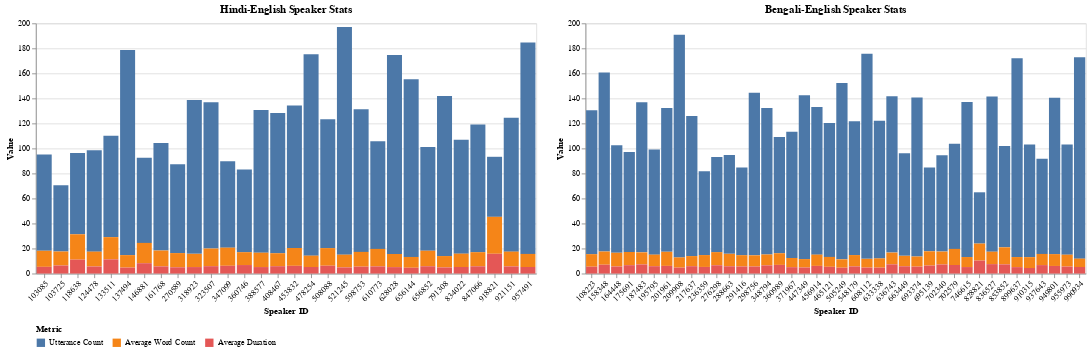

This figure's notebook cell:
### Code cell
def plot_summary(data, title_text):
    chart = alt.Chart(data).mark_bar().encode(
        x=alt.X("speaker_id:N", title="Speaker ID", axis=alt.Axis(labelAngle=-45)), 
        y=alt.Y("Value:Q"),
        color=alt.Color(
            "Metric:N", 
            title="Metric",
            scale=alt.Scale(domain=["Utterance Count", "Average Word Count", "Average Duration"]),
            legend=alt.Legend(
                orient="bottom",               # Put legend at the bottom
                direction="horizontal",       # Make legend horizontal
                titleOrient="top",            # Put legend title on top
                offset=10                     # Distance from chart
            )
        ),
        tooltip=["speaker_id:N", "Metric:N", "Value:Q"]
    ).properties(
        title=title_text,
        width=600,
        height=300
    )
    return chart



# Use the same plot calls
hin_plot = plot_summary(hin_long, "Hindi-English Speaker Stats")
ben_plot = plot_summary(ben_long, "Bengali-English Speaker Stats")
final = hin_plot | ben_plot  # horizontal layout

final

### Figure 1 — Vega-Lite specification as saved in the notebook (floating-point values rounded to 4 significant figures)
{"config": {"view": {"continuousWidth": 300, "continuousHeight": 300}}, "hconcat": [{"data": {"name": "data-57b6c1d74b388b6ce8ceb9d2bfdde11a"}, "mark": {"type": "bar"}, "encoding": {"color": {"field": "Metric", "legend": {"direction": "horizontal", "offset": 10, "orient": "bottom", "titleOrient": "top"}, "scale": {"domain": ["Utterance Count", "Average Word Count", "Average Duration"]}, "title": "Metric", "type": "nominal"}, "tooltip": [{"field": "speaker_id", "type": "nominal"}, {"field": "Metric", "type": "nominal"}, {"field": "Value", "type": "quantitative"}], "x": {"axis": {"labelAngle": -45}, "field": "speaker_id", "title": "Speaker ID", "type": "nominal"}, "y": {"field": "Value", "type": "quantitative"}}, "height": 300, "title": "Hindi-English Speaker Stats", "width": 600}, {"data": {"name": "data-c8e118a0986a5d503ccb0b77356f2688"}, "mark": {"type": "bar"}, "encoding": {"color": {"field": "Metric", "legend": {"direction": "horizontal", "offset": 10, "orient": "bottom", "titleOrient": "top"}, "scale": {"domain": ["Utterance Count", "Average Word Count", "Average Duration"]}, "title": "Metric", "type": "nominal"}, "tooltip": [{"field": "speaker_id", "type": "nominal"}, {"field": "Metric", "type": "nominal"}, {"field": "Value", "type": "quantitative"}], "x": {"axis": {"labelAngle": -45}, "field": "speaker_id", "title": "Speaker ID", "type": "nominal"}, "y": {"field": "Value", "type": "quantitative"}}, "height": 300, "title": "Bengali-English Speaker Stats", "width": 600}], "$schema": "https://vega.github.io/schema/vega-lite/v5.20.1.json", "datasets": {"data-57b6c1d74b388b6ce8ceb9d2bfdde11a": [{"speaker_id": 103085, "Metric": "Utterance Count", "Value": 77.0}, {"speaker_id": 103725, "Metric": "Utterance Count", "Value": 53.0}, {"speaker_id": 118638, "Metric": "Utterance Count", "Value": 65.0}, {"speaker_id": 124478, "Metric": "Utterance Count", "Value": 81.0}, {"speaker_id": 133511, "Metric": "Utterance Count", "Value": 81.0}, {"speaker_id": 137494, "Metric": "Utterance Count", "Value": 164.0}, {"speaker_id": 146881, "Metric": "Utterance Count", "Value": 68.0}, {"speaker_id": 161768, "Metric": "Utterance Count", "Value": 86.0}, {"speaker_id": 270589, "Metric": "Utterance Count", "Value": 71.0}, {"speaker_id": 318923, "Metric": "Utterance Count", "Value": 123.0}, {"speaker_id": 323507, "Metric": "Utterance Count", "Value": 117.0}, {"speaker_id": 347099, "Metric": "Utterance Count", "Value": 69.0}, {"speaker_id": 360746, "Metric": "Utterance Count", "Value": 66.0}, {"speaker_id": 388577, "Metric": "Utterance Count", "Value": 114.0}, {"speaker_id": 408467, "Metric": "Utterance Count", "Value": 112.0}, {"speaker_id": 453832, "Metric": "Utterance Count", "Value": 114.0}, {"speaker_id": 478254, "Metric": "Utterance Count", "Value": 161.0}, {"speaker_id": 508088, "Metric": "Utterance Count", "Value": 103.0}, {"speaker_id": 521245, "Metric": "Utterance Count", "Value": 182.0}, {"speaker_id": 598753, "Metric": "Utterance Count", "Value": 114.0}, {"speaker_id": 610773, "Metric": "Utterance Count", "Value": 86.0}, {"speaker_id": 628028, "Metric": "Utterance Count", "Value": 159.0}, {"speaker_id": 656144, "Metric": "Utterance Count", "Value": 142.0}, {"speaker_id": 656852, "Metric": "Utterance Count", "Value": 83.0}, {"speaker_id": 791308, "Metric": "Utterance Count", "Value": 128.0}, {"speaker_id": 834022, "Metric": "Utterance Count", "Value": 91.0}, {"speaker_id": 847066, "Metric": "Utterance Count", "Value": 102.0}, {"speaker_id": 918821, "Metric": "Utterance Count", "Value": 48.0}, {"speaker_id": 921151, "Metric": "Utterance Count", "Value": 107.0}, {"speaker_id": 957491, "Metric": "Utterance Count", "Value": 169.0}, {"speaker_id": 103085, "Metric": "Average Word Count", "Value": 12.84}, {"speaker_id": 103725, "Metric": "Average Word Count", "Value": 11.17}, {"speaker_id": 118638, "Metric": "Average Word Count", "Value": 20.28}, {"speaker_id": 124478, "Metric": "Average Word Count", "Value": 11.85}, {"speaker_id": 133511, "Metric": "Average Word Count", "Value": 17.78}, {"speaker_id": 137494, "Metric": "Average Word Count", "Value": 9.976}, {"speaker_id": 146881, "Metric": "Average Word Count", "Value": 16.24}, {"speaker_id": 161768, "Metric": "Average Word Count", "Value": 12.67}, {"speaker_id": 270589, "Metric": "Average Word Count", "Value": 11.35}, {"speaker_id": 318923, "Metric": "Average Word Count", "Value": 10.57}, {"speaker_id": 323507, "Metric": "Average Word Count", "Value": 14.09}, {"speaker_id": 347099, "Metric": "Average Word Count", "Value": 14.49}, {"speaker_id": 360746, "Metric": "Average Word Count", "Value": 10.27}, {"speaker_id": 388577, "Metric": "Average Word Count", "Value": 11.47}, {"speaker_id": 408467, "Metric": "Average Word Count", "Value": 10.37}, {"speaker_id": 453832, "Metric": "Average Word Count", "Value": 14.25}, {"speaker_id": 478254, "Metric": "Average Word Count", "Value": 9.087}, {"speaker_id": 508088, "Metric": "Average Word Count", "Value": 14.09}, {"speaker_id": 521245, "Metric": "Average Word Count", "Value": 10.16}, {"speaker_id": 598753, "Metric": "Average Word Count", "Value": 11.8}, {"speaker_id": 610773, "Metric": "Average Word Count", "Value": 13.95}, {"speaker_id": 628028, "Metric": "Average Word Count", "Value": 10.48}, {"speaker_id": 656144, "Metric": "Average Word Count", "Value": 8.62}, {"speaker_id": 656852, "Metric": "Average Word Count", "Value": 12.4}, {"speaker_id": 791308, "Metric": "Average Word Count", "Value": 9.078}, {"speaker_id": 834022, "Metric": "Average Word Count", "Value": 10.65}, {"speaker_id": 847066, "Metric": "Average Word Count", "Value": 11.26}, {"speaker_id": 918821, "Metric": "Average Word Count", "Value": 29.52}, {"speaker_id": 921151, "Metric": "Average Word Count", "Value": 11.79}, {"speaker_id": 957491, "Metric": "Average Word Count", "Value": 10.46}, {"speaker_id": 103085, "Metric": "Average Duration", "Value": 5.364}, {"speaker_id": 103725, "Metric": "Average Duration", "Value": 6.454}, {"speaker_id": 118638, "Metric": "Average Duration", "Value": 11.12}, {"speaker_id": 124478, "Metric": "Average Duration", "Value": 5.667}, {"speaker_id": 133511, "Metric": "Average Duration", "Value": 11.35}, {"speaker_id": 137494, "Metric": "Average Duration", "Value": 4.775}, {"speaker_id": 146881, "Metric": "Average Duration", "Value": 8.28}, {"speaker_id": 161768, "Metric": "Average Duration", "Value": 5.733}, {"speaker_id": 270589, "Metric": "Average Duration", "Value": 5.02}, {"speaker_id": 318923, "Metric": "Average Duration", "Value": 5.187}, {"speaker_id": 323507, "Metric": "Average Duration", "Value": 5.9}, {"speaker_id": 347099, "Metric": "Average Duration", "Value": 6.208}, {"speaker_id": 360746, "Metric": "Average Duration", "Value": 6.803}, {"speaker_id": 388577, "Metric": "Average Duration", "Value": 5.194}, {"speaker_id": 408467, "Metric": "Average Duration", "Value": 5.884}, {"speaker_id": 453832, "Metric": "Average Duration", "Value": 6.178}, {"speaker_id": 478254, "Metric": "Average Duration", "Value": 5.218}, {"speaker_id": 508088, "Metric": "Average Duration", "Value": 6.267}, {"speaker_id": 521245, "Metric": "Average Duration", "Value": 4.932}, {"speaker_id": 598753, "Metric": "Average Duration", "Value": 5.526}, {"speaker_id": 610773, "Metric": "Average Duration", "Value": 5.755}, {"speaker_id": 628028, "Metric": "Average Duration", "Value": 5.148}, {"speaker_id": 656144, "Metric": "Average Duration", "Value": 4.648}, {"speaker_id": 656852, "Metric": "Average Duration", "Value": 5.845}, {"speaker_id": 791308, "Metric": "Average Duration", "Value": 4.914}, {"speaker_id": 834022, "Metric": "Average Duration", "Value": 5.253}, {"speaker_id": 847066, "Metric": "Average Duration", "Value": 5.814}, {"speaker_id": 918821, "Metric": "Average Duration", "Value": 15.81}, {"speaker_id": 921151, "Metric": "Average Duration", "Value": 5.731}, {"speaker_id": 957491, "Metric": "Average Duration", "Value": 5.234}], "data-c8e118a0986a5d503ccb0b77356f2688": [{"speaker_id": 108223, "Metric": "Utterance Count", "Value": 115.0}, {"speaker_id": 158348, "Metric": "Utterance Count", "Value": 143.0}, {"speaker_id": 164448, "Metric": "Utterance Count", "Value": 86.0}, {"speaker_id": 175691, "Metric": "Utterance Count", "Value": 80.0}, {"speaker_id": 187483, "Metric": "Utterance Count", "Value": 120.0}, {"speaker_id": 195795, "Metric": "Utterance Count", "Value": 84.0}, {"speaker_id": 201961, "Metric": "Utterance Count", "Value": 115.0}, {"speaker_id": 209908, "Metric": "Utterance Count", "Value": 178.0}, {"speaker_id": 217637, "Metric": "Utterance Count", "Value": 112.0}, {"speaker_id": 236359, "Metric": "Utterance Count", "Value": 67.0}, {"speaker_id": 276298, "Metric": "Utterance Count", "Value": 76.0}, {"speaker_id": 288663, "Metric": "Utterance Count", "Value": 79.0}, {"speaker_id": 291416, "Metric": "Utterance Count", "Value": 70.0}, {"speaker_id": 298756, "Metric": "Utterance Count", "Value": 130.0}, {"speaker_id": 348794, "Metric": "Utterance Count", "Value": 117.0}, {"speaker_id": 360989, "Metric": "Utterance Count", "Value": 93.0}, {"speaker_id": 371967, "Metric": "Utterance Count", "Value": 101.0}, {"speaker_id": 447349, "Metric": "Utterance Count", "Value": 131.0}, {"speaker_id": 456914, "Metric": "Utterance Count", "Value": 118.0}, {"speaker_id": 465121, "Metric": "Utterance Count", "Value": 107.0}, {"speaker_id": 505249, "Metric": "Utterance Count", "Value": 141.0}, {"speaker_id": 548179, "Metric": "Utterance Count", "Value": 107.0}, {"speaker_id": 608112, "Metric": "Utterance Count", "Value": 164.0}, {"speaker_id": 633338, "Metric": "Utterance Count", "Value": 110.0}, {"speaker_id": 636743, "Metric": "Utterance Count", "Value": 125.0}, {"speaker_id": 663449, "Metric": "Utterance Count", "Value": 82.0}, {"speaker_id": 693374, "Metric": "Utterance Count", "Value": 127.0}, {"speaker_id": 695139, "Metric": "Utterance Count", "Value": 67.0}, {"speaker_id": 702340, "Metric": "Utterance Count", "Value": 77.0}, {"speaker_id": 702579, "Metric": "Utterance Count", "Value": 84.0}, {"speaker_id": 746615, "Metric": "Utterance Count", "Value": 124.0}, {"speaker_id": 828821, "Metric": "Utterance Count", "Value": 41.0}, {"speaker_id": 836527, "Metric": "Utterance Count", "Value": 124.0}, {"speaker_id": 853852, "Metric": "Utterance Count", "Value": 81.0}, {"speaker_id": 899637, "Metric": "Utterance Count", "Value": 159.0}, {"speaker_id": 910315, "Metric": "Utterance Count", "Value": 90.0}, {"speaker_id": 937643, "Metric": "Utterance Count", "Value": 76.0}, {"speaker_id": 949801, "Metric": "Utterance Count", "Value": 125.0}, {"speaker_id": 955973, "Metric": "Utterance Count", "Value": 88.0}, {"speaker_id": 990934, "Metric": "Utterance Count", "Value": 161.0}, {"speaker_id": 108223, "Metric": "Average Word Count", "Value": 10.01}, {"speaker_id": 158348, "Metric": "Average Word Count", "Value": 10.54}, {"speaker_id": 164448, "Metric": "Average Word Count", "Value": 10.95}, {"speaker_id": 175691, "Metric": "Average Word Count", "Value": 10.55}, {"speaker_id": 187483, "Metric": "Average Word Count", "Value": 9.65}, {"speaker_id": 195795, "Metric": "Average Word Count", "Value": 9.226}, {"speaker_id": 201961, "Metric": "Average Word Count", "Value": 11.26}, {"speaker_id": 209908, "Metric": "Average Word Count", "Value": 8.163}, {"speaker_id": 217637, "Metric": "Average Word Count", "Value": 8.089}, {"speaker_id": 236359, "Metric": "Average Word Count", "Value": 9.493}, {"speaker_id": 276298, "Metric": "Average Word Count", "Value": 10.49}, {"speaker_id": 288663, "Metric": "Average Word Count", "Value": 9.937}, {"speaker_id": 291416, "Metric": "Average Word Count", "Value": 9.014}, {"speaker_id": 298756, "Metric": "Average Word Count", "Value": 8.938}, {"speaker_id": 348794, "Metric": "Average Word Count", "Value": 8.684}, {"speaker_id": 360989, "Metric": "Average Word Count", "Value": 9.323}, {"speaker_id": 371967, "Metric": "Average Word Count", "Value": 7.317}, {"speaker_id": 447349, "Metric": "Average Word Count", "Value": 6.725}, {"speaker_id": 456914, "Metric": "Average Word Count", "Value": 9.0}, {"speaker_id": 465121, "Metric": "Average Word Count", "Value": 7.916}, {"speaker_id": 505249, "Metric": "Average Word Count", "Value": 6.688}, {"speaker_id": 548179, "Metric": "Average Word Count", "Value": 9.047}, {"speaker_id": 608112, "Metric": "Average Word Count", "Value": 6.976}, {"speaker_id": 633338, "Metric": "Average Word Count", "Value": 7.391}, {"speaker_id": 636743, "Metric": "Average Word Count", "Value": 9.368}, {"speaker_id": 663449, "Metric": "Average Word Count", "Value": 8.329}, {"speaker_id": 693374, "Metric": "Average Word Count", "Value": 8.071}, {"speaker_id": 695139, "Metric": "Average Word Count", "Value": 11.42}, {"speaker_id": 702340, "Metric": "Average Word Count", "Value": 10.31}, {"speaker_id": 702579, "Metric": "Average Word Count", "Value": 12.88}, {"speaker_id": 746615, "Metric": "Average Word Count", "Value": 8.008}, {"speaker_id": 828821, "Metric": "Average Word Count", "Value": 13.59}, {"speaker_id": 836527, "Metric": "Average Word Count", "Value": 9.927}, {"speaker_id": 853852, "Metric": "Average Word Count", "Value": 13.63}, {"speaker_id": 899637, "Metric": "Average Word Count", "Value": 8.044}, {"speaker_id": 910315, "Metric": "Average Word Count", "Value": 8.711}, {"speaker_id": 937643, "Metric": "Average Word Count", "Value": 8.908}, {"speaker_id": 949801, "Metric": "Average Word Count", "Value": 9.448}, {"speaker_id": 955973, "Metric": "Average Word Count", "Value": 9.477}, {"speaker_id": 990934, "Metric": "Average Word Count", "Value": 6.708}, {"speaker_id": 108223, "Metric": "Average Duration", "Value": 5.488}, {"speaker_id": 158348, "Metric": "Average Duration", "Value": 7.077}, {"speaker_id": 164448, "Metric": "Average Duration", "Value": 5.664}, {"speaker_id": 175691, "Metric": "Average Duration", "Value": 6.7}, {"speaker_id": 187483, "Metric": "Average Duration", "Value": 7.301}, {"speaker_id": 195795, "Metric": "Average Duration", "Value": 5.894}, {"speaker_id": 201961, "Metric": "Average Duration", "Value": 6.125}, {"speaker_id": 209908, "Metric": "Average Duration", "Value": 4.728}, {"speaker_id": 217637, "Metric": "Average Duration", "Value": 5.884}, {"speaker_id": 236359, "Metric": "Average Duration", "Value": 5.284}, {"speaker_id": 276298, "Metric": "Average Duration", "Value": 6.633}, {"speaker_id": 288663, "Metric": "Average Duration", "Value": 5.824}, {"speaker_id": 291416, "Metric": "Average Duration", "Value": 5.672}, {"speaker_id": 298756, "Metric": "Average Duration", "Value": 5.639}, {"speaker_id": 348794, "Metric": "Average Duration", "Value": 6.556}, {"speaker_id": 360989, "Metric": "Average Duration", "Value": 6.915}, {"speaker_id": 371967, "Metric": "Average Duration", "Value": 5.109}, {"speaker_id": 447349, "Metric": "Average Duration", "Value": 4.84}, {"speaker_id": 456914, "Metric": "Average Duration", "Value": 6.127}, {"speaker_id": 465121, "Metric": "Average Duration", "Value": 5.394}, {"speaker_id": 505249, "Metric": "Average Duration", "Value": 4.681}, {"speaker_id": 548179, "Metric": "Average Duration", "Value": 5.739}, {"speaker_id": 608112, "Metric": "Average Duration", "Value": 4.774}, {"speaker_id": 633338, "Metric": "Average Duration", "Value": 4.727}, {"speaker_id": 636743, "Metric": "Average Duration", "Value": 7.376}, {"speaker_id": 663449, "Metric": "Average Duration", "Value": 5.83}, {"speaker_id": 693374, "Metric": "Average Duration", "Value": 5.559}, {"speaker_id": 695139, "Metric": "Average Duration", "Value": 6.373}, {"speaker_id": 702340, "Metric": "Average Duration", "Value": 7.253}, {"speaker_id": 702579, "Metric": "Average Duration", "Value": 6.833}, {"speaker_id": 746615, "Metric": "Average Duration", "Value": 5.194}, {"speaker_id": 828821, "Metric": "Average Duration", "Value": 10.37}, {"speaker_id": 836527, "Metric": "Average Duration", "Value": 7.54}, {"speaker_id": 853852, "Metric": "Average Duration", "Value": 7.346}, {"speaker_id": 899637, "Metric": "Average Duration", "Value": 5.145}, {"speaker_id": 910315, "Metric": "Average Duration", "Value": 4.422}, {"speaker_id": 937643, "Metric": "Average Duration", "Value": 6.767}, {"speaker_id": 949801, "Metric": "Average Duration", "Value": 6.072}, {"speaker_id": 955973, "Metric": "Average Duration", "Value": 5.602}, {"speaker_id": 990934, "Metric": "Average Duration", "Value": 5.218}]}}
